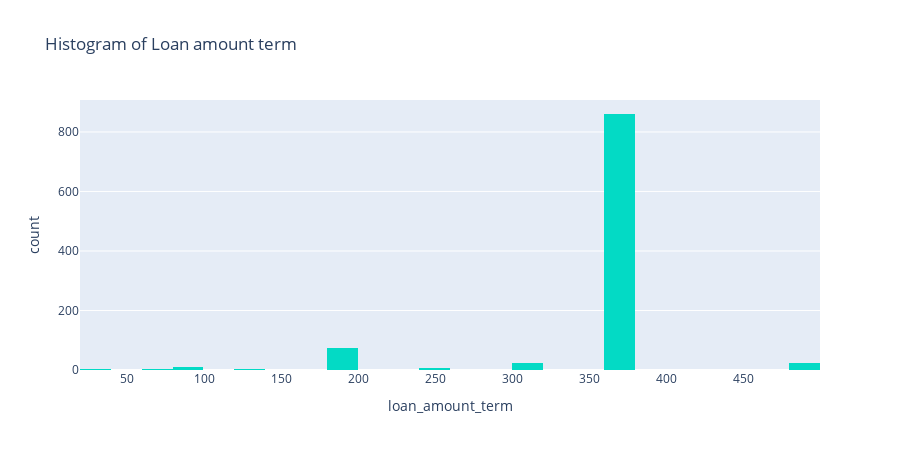

Notebook source saved alongside this figure:
### Code cell
SP = px.histogram(df, x='loan_amount_term',
                         title='Histogram of Loan amount term', height=450,
                         color_discrete_sequence=['#03DAC5'],
                         )
SP

### Figure 1 — Plotly figure (JSON) as saved in the notebook; plotly's stock layout.template omitted (floating-point values rounded to 4 significant figures; data arrays with more than 128 entries replaced by an {"elided": "..."} marker saying what was removed)
{"data": [{"alignmentgroup": "True", "bingroup": "x", "hovertemplate": "loan_amount_term=%{x}<br>count=%{y}<extra></extra>", "legendgroup": "", "marker": {"color": "#03DAC5", "pattern": {"shape": ""}}, "name": "", "offsetgroup": "", "orientation": "v", "showlegend": false, "type": "histogram", "x": {"elided": "1029 int values"}, "xaxis": "x", "yaxis": "y"}], "layout": {"barmode": "relative", "height": 450, "legend": {"tracegroupgap": 0}, "title": {"text": "Histogram of Loan amount term"}, "xaxis": {"anchor": "y", "domain": [0, 1], "title": {"text": "loan_amount_term"}}, "yaxis": {"anchor": "x", "domain": [0, 1], "title": {"text": "count"}}}}
